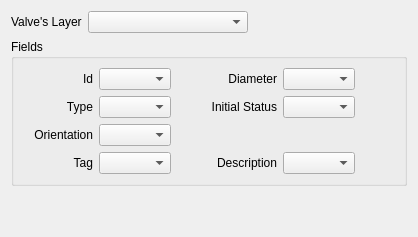
           <widget class="QWidget" name="tabValves">
            <attribute name="title">
             <string>Valves</string>
            </attribute>
            <layout class="QGridLayout" name="gridLayout_11">
             <item row="0" column="0">
              <layout class="QGridLayout" name="gridLayout_9">
               <item row="0" column="0">
                <layout class="QHBoxLayout" name="horizontalLayout_6">
                 <item>
                  <widget class="QLabel" name="label_8">
                   <property name="text">
                    <string>Valve's Layer</string>
                   </property>
                  </widget>
                 </item>
                 <item>
                  <widget class="QComboBox" name="cbValveLayer">
                   <property name="sizePolicy">
                    <sizepolicy hsizetype="Expanding" vsizetype="Fixed">
                     <horstretch>0</horstretch>
                     <verstretch>0</verstretch>
                    </sizepolicy>
                   </property>
                  </widget>
                 </item>
                 <item>
                  <spacer name="horizontalSpacer_8">
                   <property name="orientation">
                    <enum>Qt::Horizontal</enum>
                   </property>
                   <property name="sizeHint" stdset="0">
                    <size>
                     <width>40</width>
                     <height>20</height>
                    </size>
                   </property>
                  </spacer>
                 </item>
                </layout>
               </item>
               <item row="1" column="0">
                <widget class="QGroupBox" name="gbValves">
                 <property name="sizePolicy">
                  <sizepolicy hsizetype="Expanding" vsizetype="Fixed">
                   <horstretch>0</horstretch>
                   <verstretch>0</verstretch>
                  </sizepolicy>
                 </property>
                 <property name="title">
                  <string>Fields</string>
                 </property>
                 <layout class="QGridLayout" name="gridLayout_10">
                  <item row="0" column="1">
                   <layout class="QGridLayout" name="gridLayout_24">
                    <item row="1" column="1">
                     <widget class="QComboBox" name="cbValve_Type">
                      <property name="sizePolicy">
                       <sizepolicy hsizetype="Expanding" vsizetype="Fixed">
                        <horstretch>0</horstretch>
                        <verstretch>0</verstretch>
                       </sizepolicy>
                      </property>
                     </widget>
                    </item>
                    <item row="1" column="2">
                     <widget class="QLabel" name="label_26">
                      <property name="minimumSize">
                       <size>
                        <width>100</width>
                        <height>0</height>
                       </size>
                      </property>
                      <property name="text">
                       <string>Initial Status</string>
                      </property>
                      <property name="alignment">
                       <set>Qt::AlignRight|Qt::AlignTrailing|Qt::AlignVCenter</set>
                      </property>
                     </widget>
                    </item>
                    <item row="3" column="0">
                     <widget class="QLabel" name="label_28">
                      <property name="minimumSize">
                       <size>
                        <width>70</width>
                        <height>0</height>
                       </size>
                      </property>
                      <property name="text">
                       <string>Tag</string>
                      </property>
                      <property name="alignment">
                       <set>Qt::AlignRight|Qt::AlignTrailing|Qt::AlignVCenter</set>
                      </property>
                     </widget>
                    </item>
                    <item row="0" column="2">
                     <widget class="QLabel" name="label_21">
                      <property name="minimumSize">
                       <size>
                        <width>100</width>
                        <height>0</height>
                       </size>
                      </property>
                      <property name="text">
                       <string>Diameter</string>
                      </property>
                      <property name="alignment">
                       <set>Qt::AlignRight|Qt::AlignTrailing|Qt::AlignVCenter</set>
                      </property>
                     </widget>
                    </item>
                    <item row="3" column="1">
                     <widget class="QComboBox" name="cbValve_Tag">
                      <property name="sizePolicy">
                       <sizepolicy hsizetype="Expanding" vsizetype="Fixed">
                        <horstretch>0</horstretch>
                        <verstretch>0</verstretch>
                       </sizepolicy>
                      </property>
                     </widget>
                    </item>
                    <item row="2" column="0">
                     <widget class="QLabel" name="label_27">
                      <property name="minimumSize">
                       <size>
                        <width>70</width>
                        <height>0</height>
                       </size>
                      </property>
                      <property name="text">
                       <string>Orientation</string>
                      </property>
                      <property name="alignment">
                       <set>Qt::AlignRight|Qt::AlignTrailing|Qt::AlignVCenter</set>
                      </property>
                     </widget>
                    </item>
                    <item row="3" column="2">
                     <widget class="QLabel" name="label_29">
                      <property name="minimumSize">
                       <size>
                        <width>100</width>
                        <height>0</height>
                       </size>
                      </property>
                      <property name="text">
                       <string>Description</string>
                      </property>
                      <property name="alignment">
                       <set>Qt::AlignRight|Qt::AlignTrailing|Qt::AlignVCenter</set>
                      </property>
                     </widget>
                    </item>
                    <item row="2" column="1">
                     <widget class="QComboBox" name="cbValve_Orient">
                      <property name="sizePolicy">
                       <sizepolicy hsizetype="Expanding" vsizetype="Fixed">
                        <horstretch>0</horstretch>
                        <verstretch>0</verstretch>
                       </sizepolicy>
                      </property>
                     </widget>
                    </item>
                    <item row="2" column="4">
                     <spacer name="horizontalSpacer_12">
                      <property name="orientation">
                       <enum>Qt::Horizontal</enum>
                      </property>
                      <property name="sizeHint" stdset="0">
                       <size>
                        <width>40</width>
                        <height>20</height>
                       </size>
                      </property>
                     </spacer>
                    </item>
                    <item row="0" column="3">
                     <widget class="QComboBox" name="cbValve_Diameter">
                      <property name="sizePolicy">
                       <sizepolicy hsizetype="Expanding" vsizetype="Fixed">
                        <horstretch>0</horstretch>
                        <verstretch>0</verstretch>
                       </sizepolicy>
                      </property>
                     </widget>
                    </item>
                    <item row="1" column="4">
                     <spacer name="horizontalSpacer_10">
                      <property name="orientation">
                       <enum>Qt::Horizontal</enum>
                      </property>
                      <property name="sizeHint" stdset="0">
                       <size>
                        <width>40</width>
                        <height>20</height>
                       </size>
                      </property>
                     </spacer>
                    </item>
                    <item row="0" column="4">
                     <spacer name="horizontalSpacer_9">
                      <property name="orientation">
                       <enum>Qt::Horizontal</enum>
                      </property>
                      <property name="sizeHint" stdset="0">
                       <size>
                        <width>40</width>
                        <height>20</height>
                       </size>
                      </property>
                     </spacer>
                    </item>
                    <item row="0" column="0">
                     <widget class="QLabel" name="label_20">
                      <property name="minimumSize">
                       <size>
                        <width>70</width>
                        <height>0</height>
                       </size>
                      </property>
                      <property name="text">
                       <string>Id</string>
                      </property>
                      <property name="alignment">
                       <set>Qt::AlignRight|Qt::AlignTrailing|Qt::AlignVCenter</set>
                      </property>
                     </widget>
                    </item>
                    <item row="1" column="0">
                     <widget class="QLabel" name="label_22">
                      <property name="minimumSize">
                       <size>
                        <width>70</width>
                        <height>0</height>
                       </size>
                      </property>
                      <property name="text">
                       <string>Type</string>
                      </property>
                      <property name="alignment">
                       <set>Qt::AlignRight|Qt::AlignTrailing|Qt::AlignVCenter</set>
                      </property>
                     </widget>
                    </item>
                    <item row="1" column="3">
                     <widget class="QComboBox" name="cbValve_InitStat">
                      <property name="sizePolicy">
                       <sizepolicy hsizetype="Expanding" vsizetype="Fixed">
                        <horstretch>0</horstretch>
                        <verstretch>0</verstretch>
                       </sizepolicy>
                      </property>
                     </widget>
                    </item>
                    <item row="0" column="1">
                     <widget class="QComboBox" name="cbValve_Id">
                      <property name="sizePolicy">
                       <sizepolicy hsizetype="Expanding" vsizetype="Fixed">
                        <horstretch>0</horstretch>
                        <verstretch>0</verstretch>
                       </sizepolicy>
                      </property>
                     </widget>
                    </item>
                    <item row="3" column="4">
                     <spacer name="horizontalSpacer_13">
                      <property name="orientation">
                       <enum>Qt::Horizontal</enum>
                      </property>
                      <property name="sizeHint" stdset="0">
                       <size>
                        <width>40</width>
                        <height>20</height>
                       </size>
                      </property>
                     </spacer>
                    </item>
                    <item row="3" column="3">
                     <widget class="QComboBox" name="cbValve_Descr">
                      <property name="sizePolicy">
                       <sizepolicy hsizetype="Expanding" vsizetype="Fixed">
                        <horstretch>0</horstretch>
                        <verstretch>0</verstretch>
                       </sizepolicy>
                      </property>
                     </widget>
                    </item>
                   </layout>
                  </item>
                 </layout>
                </widget>
               </item>
               <item row="2" column="0">
                <spacer name="verticalSpacer_3">
                 <property name="orientation">
                  <enum>Qt::Vertical</enum>
                 </property>
                 <property name="sizeHint" stdset="0">
                  <size>
                   <width>20</width>
                   <height>40</height>
                  </size>
                 </property>
                </spacer>
               </item>
              </layout>
             </item>
            </layout>
           </widget>
